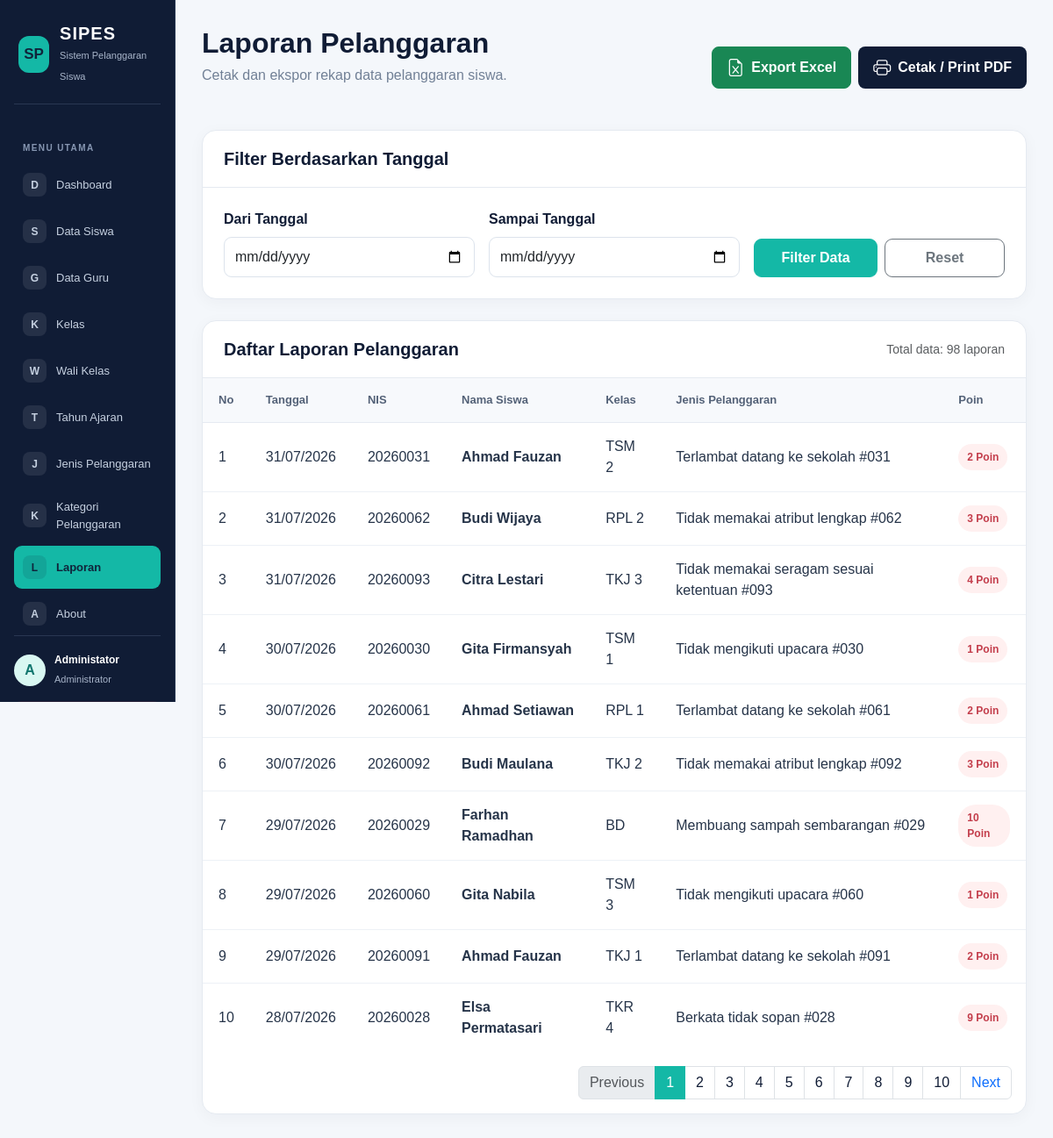
/laporan.php (signed in), run on the app's committed database.
### tables this page shows
CREATE TABLE `t_pelanggaran_siswa` (
  `id` int(11) NOT NULL,
  `tahun_ajaran_id` int(11) DEFAULT NULL,
  `siswa_id` int(11) DEFAULT NULL,
  `nama_siswa` varchar(150) NOT NULL,
  `kelas_id` int(11) DEFAULT NULL,
  `nama_kelas` varchar(100) NOT NULL,
  `pelanggaran_id` int(11) DEFAULT NULL,
  `nama_pelanggaran` varchar(150) NOT NULL,
  `pelanggaran_kategori_id` int(11) DEFAULT NULL,
  `guru_id` int(11) DEFAULT NULL,
  `nama_guru` varchar(150) NOT NULL,
  `tanggal` date DEFAULT NULL,
  `keterangan` text NOT NULL,
  `poin` int(11) NOT NULL,
  `tindakan` text NOT NULL,
  `status` varchar(30) NOT NULL,
  `created_at` timestamp NOT NULL DEFAULT current_timestamp(),
  `updated_at` timestamp NOT NULL DEFAULT current_timestamp()
);

CREATE TABLE `t_siswa` (
  `id` int(11) NOT NULL,
  `nis` varchar(30) DEFAULT NULL,
  `nisn` varchar(20) NOT NULL,
  `nama` varchar(150) DEFAULT NULL,
  `jenis_kelamin` char(1) NOT NULL,
  `tanggal_lahir` date NOT NULL,
  `alamat` text NOT NULL,
  `status_aktif` tinyint(1) NOT NULL,
  `created_at` timestamp NOT NULL DEFAULT current_timestamp(),
  `updated_at` timestamp NOT NULL DEFAULT current_timestamp()
);

CREATE TABLE `t_kelas` (
  `id` int(11) NOT NULL,
  `nama` varchar(100) DEFAULT NULL,
  `tingkat` varchar(20) NOT NULL,
  `jurusan` varchar(100) NOT NULL,
  `status_aktif` tinyint(1) NOT NULL,
  `created_at` timestamp NOT NULL DEFAULT current_timestamp(),
  `updated_at` timestamp NOT NULL DEFAULT current_timestamp()
);

CREATE TABLE `t_pelanggaran` (
  `id` int(11) NOT NULL,
  `pelanggaran_kategori_id` int(11) DEFAULT NULL,
  `kode` varchar(30) DEFAULT NULL,
  `nama` varchar(150) DEFAULT NULL,
  `poin` int(11) NOT NULL,
  `deskripsi` text NOT NULL,
  `status_aktif` tinyint(1) NOT NULL,
  `created_at` timestamp NOT NULL DEFAULT current_timestamp(),
  `updated_at` timestamp NOT NULL DEFAULT current_timestamp()
);

### laporan.php (the view, shortened to what this page needs)
<?php
include 'config/koneksi.php';
    ?>
    <?php
$batas = 10;
$halaman_aktif = isset($_GET['page']) ? (int)$_GET['page'] : 1;
$halaman_aktif = ($halaman_aktif < 1) ? 1 : $halaman_aktif;
$mulai = ($halaman_aktif > 1) ? ($halaman_aktif * $batas) - $batas : 0;
$tgl_mulai = $_GET['tgl_mulai'] ?? '';
$tgl_selesai = $_GET['tgl_selesai'] ?? '';
$where = "";
$query_jml = mysqli_query($koneksi, "SELECT COUNT(*) AS total FROM t_pelanggaran_siswa ps $where");
$row_jml = mysqli_fetch_assoc($query_jml);
$total_data = $row_jml['total'];
$total_halaman = ceil($total_data / $batas);
$query = mysqli_query($koneksi, "
    SELECT ps.*, s.nis, s.nama AS nama_siswa, k.nama AS nama_kelas, p.nama AS nama_pelanggaran, p.poin
    FROM t_pelanggaran_siswa ps
    JOIN t_siswa s ON ps.siswa_id = s.id
    JOIN t_kelas k ON ps.kelas_id = k.id
    JOIN t_pelanggaran p ON ps.pelanggaran_id = p.id
    $where
    ORDER BY ps.tanggal DESC
    LIMIT $mulai, $batas
");
?>
<!DOCTYPE html>
<html lang="id">
<head>
    <link href="https://cdn.jsdelivr.net/npm/bootstrap@5.3.3/dist/css/bootstrap.min.css" rel="stylesheet">
    <link rel="stylesheet" href="https://cdn.jsdelivr.net/npm/bootstrap-icons@1.11.3/font/bootstrap-icons.min.css">
</head>
<body>
<div class="no-print">
    <?php include 'includes/sidebar.php'; ?>
</div>
<main class="main-content">
    <div class="container-fluid p-0">
        <div class="d-flex flex-column flex-md-row justify-content-between align-items-md-center gap-3 mb-4 no-print">
            <div>
                <h2 class="page-title">Laporan Pelanggaran</h2>
                <p class="page-subtitle">Cetak dan ekspor rekap data pelanggaran siswa.</p>
            </div>
            <div class="d-flex gap-2 flex-wrap">
                <a href="laporan.php?export=excel<?= !empty($tgl_mulai) ? '&tgl_mulai='.$tgl_mulai.'&tgl_selesai='.$tgl_selesai : ''; ?>" class="btn btn-success fw-bold rounded-3 px-3 py-2 d-flex align-items-center gap-2">
                    <i class="bi bi-file-earmark-excel fs-5"></i> Export Excel
                </a>
                <button onclick="window.print()" class="btn text-white fw-bold rounded-3 px-3 py-2 d-flex align-items-center gap-2" style="background: var(--navy);">
                    <i class="bi bi-printer fs-5"></i> Cetak / Print PDF
                </button>
            </div>
        </div>
        <section class="content-card no-print">
            <div class="card-heading">
                <h5>Filter Berdasarkan Tanggal</h5>
            </div>
            <div class="card-body-custom">
                <form method="GET" action="laporan.php" class="row g-3 align-items-end">
                    <div class="col-md-4">
                        <label class="form-label">Dari Tanggal</label>
                        <input type="date" name="tgl_mulai" class="form-control" value="<?= htmlspecialchars($tgl_mulai); ?>" required>
                    </div>
                    <div class="col-md-4">
                        <label class="form-label">Sampai Tanggal</label>
                        <input type="date" name="tgl_selesai" class="form-control" value="<?= htmlspecialchars($tgl_selesai); ?>" required>
                    </div>
                    <div class="col-md-4 d-flex gap-2">
                        <button type="submit" class="btn btn-teal w-100">Filter Data</button>
                        <a href="laporan.php" class="btn btn-outline-secondary w-100 d-flex align-items-center justify-content-center" style="border-radius: 9px; font-weight: 600;">Reset</a>
                    </div>
                </form>
            </div>
        </section>
        <section class="content-card">
            <div class="card-heading d-flex justify-content-between align-items-center">
                <h5>Daftar Laporan Pelanggaran</h5>
                <small class="text-muted">Total data: <?= $total_data; ?> laporan</small>
            </div>
            <div class="table-responsive">
                <table class="table">
                    <thead>
                        <tr>
                            <th>No</th>
                            <th>Tanggal</th>
                            <th>NIS</th>
                            <th>Nama Siswa</th>
                            <th>Kelas</th>
                            <th>Jenis Pelanggaran</th>
                            <th>Poin</th>
                        </tr>
                    </thead>
                    <tbody>
                        <?php if ($query && mysqli_num_rows($query) > 0): ?>
                            <?php $no = $mulai + 1; while($d = mysqli_fetch_assoc($query)): ?>
                                <tr>
                                    <td><?= $no++; ?></td>
                                    <td><?= date('d/m/Y', strtotime($d['tanggal'])); ?></td>
                                    <td><?= htmlspecialchars($d['nis']); ?></td>
                                    <td><strong><?= htmlspecialchars($d['nama_siswa']); ?></strong></td>
                                    <td><?= htmlspecialchars($d['nama_kelas']); ?></td>
                                    <td><?= htmlspecialchars($d['nama_pelanggaran']); ?></td>
                                    <td><span class="badge-poin"><?= $d['poin']; ?> Poin</span></td>
                                </tr>
                            <?php endwhile; ?>
                        <?php else: ?>
                            <tr>
                                <td colspan="7" class="empty-state">Belum ada data laporan yang ditemukan.</td>
                            </tr>
                        <?php endif; ?>
                    </tbody>
                </table>
            </div>
            <?php if ($total_halaman > 1): ?>
                <div class="p-3">
                    <nav>
                        <ul class="pagination justify-content-end mb-0">
                            <li class="page-item <?= ($halaman_aktif <= 1) ? 'disabled' : ''; ?>">
                                <a class="page-link" href="laporan.php?page=<?= $halaman_aktif - 1; ?><?= !empty($tgl_mulai) ? '&tgl_mulai='.$tgl_mulai.'&tgl_selesai='.$tgl_selesai : ''; ?>">Previous</a>
                            </li>
                            <?php for ($i = 1; $i <= $total_halaman; $i++): ?>
                                <li class="page-item <?= ($halaman_aktif == $i) ? 'active' : ''; ?>">
                                    <a class="page-link" href="laporan.php?page=<?= $i; ?><?= !empty($tgl_mulai) ? '&tgl_mulai='.$tgl_mulai.'&tgl_selesai='.$tgl_selesai : ''; ?>" style="<?= ($halaman_aktif == $i) ? 'background-color: var(--teal); border-color: var(--teal); color: white;' : 'color: var(--navy);'; ?>"><?= $i; ?></a>
                                </li>
                            <?php endfor; ?>
                            <li class="page-item <?= ($halaman_aktif >= $total_halaman) ? 'disabled' : ''; ?>">
                                <a class="page-link" href="laporan.php?page=<?= $halaman_aktif + 1; ?><?= !empty($tgl_mulai) ? '&tgl_mulai='.$tgl_mulai.'&tgl_selesai='.$tgl_selesai : ''; ?>">Next</a>
                            </li>
                        </ul>
                    </nav>
                </div>
            <?php endif; ?>
        </section>
    </div>
</main>
</body>
</html>

### laporan.php (style rules this page uses)
:root { --navy: #101c35; --navy-hover: #20314d; --teal: #14b8a6; --background: #f4f7fb; --text: #263449; --muted: #718096; --border: #e5eaf1; }
body { background: var(--background); color: var(--text); font-family: Arial, sans-serif; min-height: 100vh; }
.main-content { margin-left: 16.666667%; padding: 30px; min-height: 100vh; }
.page-title { color: var(--navy); font-weight: 700; margin-bottom: 6px; }
.page-subtitle { color: var(--muted); margin-bottom: 26px; }
.content-card { background: #fff; border: 1px solid var(--border); border-radius: 16px; box-shadow: 0 4px 18px rgba(16, 28, 53, 0.04); overflow: hidden; margin-bottom: 24px; }
.card-heading { padding: 20px 24px; border-bottom: 1px solid var(--border); }
.card-heading h5 { color: var(--navy); font-weight: 700; margin: 0; }
.card-body-custom { padding: 24px; }
.form-label { font-weight: 600; color: var(--navy); margin-bottom: 8px; }
.form-control { border: 1px solid #dce3ec; border-radius: 9px; padding: 10px 12px; }
.btn-teal { background: var(--teal); border: 1px solid var(--teal); color: #fff; border-radius: 9px; padding: 9px 16px; font-weight: 600; }
.table { margin-bottom: 0; vertical-align: middle; }
.table thead th { background: #f7f9fc; color: #536177; font-size: 13px; font-weight: 700; padding: 15px 18px; border-bottom: 1px solid var(--border); white-space: nowrap; }
.table tbody td { padding: 15px 18px; border-bottom: 1px solid #edf1f6; color: var(--text); }
.table tbody tr:last-child td { border-bottom: none; }
.badge-poin { display: inline-block; background: #fff0f0; color: #c33d4b; padding: 6px 10px; border-radius: 20px; font-size: 12px; font-weight: 700; }

### data on the page
t_pelanggaran_siswa: tanggal "31/07/2026", siswa.nis "20260031", siswa.nama "Ahmad Fauzan", kelas.nama "TSM 2", pelanggaran.nama "Terlambat datang ke sekolah #031", pelanggaran.poin "2"
t_pelanggaran_siswa: tanggal "31/07/2026", siswa.nis "20260062", siswa.nama "Budi Wijaya", kelas.nama "RPL 2", pelanggaran.nama "Tidak memakai atribut lengkap #062", pelanggaran.poin "3"
t_pelanggaran_siswa: tanggal "31/07/2026", siswa.nis "20260093", siswa.nama "Citra Lestari", kelas.nama "TKJ 3", pelanggaran.nama "Tidak memakai seragam sesuai ketentuan #093", pelanggaran.poin "4"
t_pelanggaran_siswa: tanggal "30/07/2026", siswa.nis "20260030", siswa.nama "Gita Firmansyah", kelas.nama "TSM 1", pelanggaran.nama "Tidak mengikuti upacara #030", pelanggaran.poin "1"
t_pelanggaran_siswa: tanggal "30/07/2026", siswa.nis "20260061", siswa.nama "Ahmad Setiawan", kelas.nama "RPL 1", pelanggaran.nama "Terlambat datang ke sekolah #061", pelanggaran.poin "2"
t_pelanggaran_siswa: tanggal "30/07/2026", siswa.nis "20260092", siswa.nama "Budi Maulana", kelas.nama "TKJ 2", pelanggaran.nama "Tidak memakai atribut lengkap #092", pelanggaran.poin "3"
t_pelanggaran_siswa: tanggal "29/07/2026", siswa.nis "20260029", siswa.nama "Farhan Ramadhan", kelas.nama "BD", pelanggaran.nama "Membuang sampah sembarangan #029", pelanggaran.poin "10"
t_pelanggaran_siswa: tanggal "29/07/2026", siswa.nis "20260060", siswa.nama "Gita Nabila", kelas.nama "TSM 3", pelanggaran.nama "Tidak mengikuti upacara #060", pelanggaran.poin "1"
t_pelanggaran_siswa: tanggal "29/07/2026", siswa.nis "20260091", siswa.nama "Ahmad Fauzan", kelas.nama "TKJ 1", pelanggaran.nama "Terlambat datang ke sekolah #091", pelanggaran.poin "2"
t_pelanggaran_siswa: tanggal "28/07/2026", siswa.nis "20260028", siswa.nama "Elsa Permatasari", kelas.nama "TKR 4", pelanggaran.nama "Berkata tidak sopan #028", pelanggaran.poin "9"

### other printed values
substr($_SESSION['name'] ?? 'U', 0, 1) "A"
$_SESSION['name'] "Administator"
$total_data "98"
